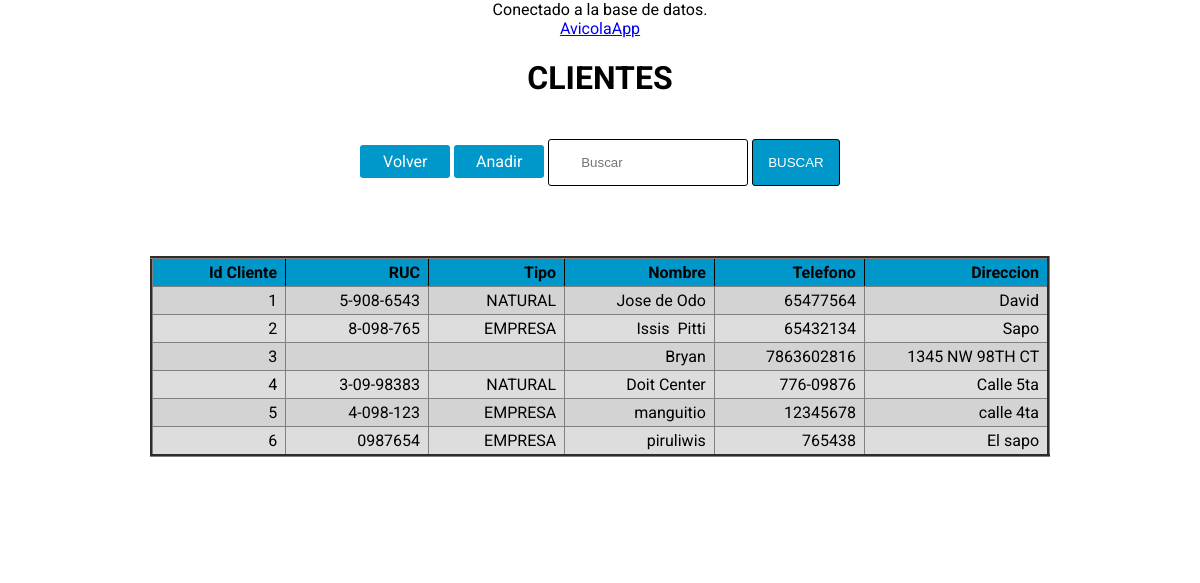
/clientes/buscar.php, run on the app's committed database.
### tables this page shows
CREATE TABLE `clientes` (
  `id_cliente` int NOT NULL AUTO_INCREMENT,
  `ruc` varchar(45) NOT NULL,
  `tipo` varchar(45) NOT NULL,
  `nombre` varchar(45) NOT NULL,
  `tel` varchar(45) NOT NULL,
  `direccion` varchar(70) NOT NULL,
  PRIMARY KEY (`id_cliente`)
);

### clientes/buscar.php (the view, shortened to what this page needs)
<?php
    require 'database.php';
    $buscar=$_POST['buscar'];
?>
<htmnl>
    <header>
     <a href="/log/inicio.php";>AvicolaApp</a>
    </header>
    <h1>CLIENTES</h1>
<head>
</head>
    <class id="va">
        <a  href="../index.php">Volver</a>
        <a  href="add.php">Anadir</a>
    </class>
    <form id="as" action="buscar.php" method="POST">
        <input type="text" placeholder="Buscar" name="buscar" >
        <input  type="submit" value="BUSCAR" id="buscar">
        <link rel="stylesheet" href="style/style.css" >
    </form>
    <div id="tabla">
        <table border="3" id="customers">
        <tr>
            <thead>
                <th> Id Cliente </th>
                <th> RUC </th>
                <th> Tipo </th>
                <th> Nombre </th>
                <th> Telefono </th>
                <th> Direccion </th>
            </thead>
        </tr>
            <?php
             $sql="SELECT * FROM clientes WHERE id_cliente LIKE '%$buscar%' or ruc  LIKE '%$buscar%' or tipo LIKE '%$buscar%' OR nombre LIKE '%$buscar%' OR tel LIKE '%$buscar%' OR direccion LIKE '%$buscar%' ";
             $result =mysqli_query($conn,$sql );
             while($mostrar= mysqli_fetch_array($result)) {
            ?>
            <tr>
            <td> <?php echo $mostrar ['id_cliente'] ?> </td>
            <td> <?php echo $mostrar ['ruc'] ?> </td>
            <td> <?php echo $mostrar ['tipo'] ?> </td>
            <td> <?php echo $mostrar ['nombre'] ?> </td>
            <td> <?php echo $mostrar ['tel'] ?> </td>
            <td> <?php echo $mostrar ['direccion'] ?> </td>
            </tr>
            <?php
             }
            ?>
            <link rel="stylesheet" href="style/style.css" >
        </table>
    </div>
</htmnl>

### clientes/style/style.css (style rules this page uses)
input[type="submit"] { color: #fff; background: #0098cb; cursor: pointer; text-align: center; }
input[type="text"] { padding: 15px 32px;; display: inline-block; width: 200px; margin: 10px auto; border: 0; border-radius: 3px; border: black 1px solid; }
#tabla { margin: 50px auto; background-color: #fff; text-align: right; overflow-y:scroll; height: 300px; width: 900px; }
#tabla td { width: 10; height: 10; border-collapse: collapse; text-align: right; }
#tabla table { width:698x; background-color:lightgray; text-align: right; border-collapse: collapse; }
#tabla th { position: sticky; background-color: #0098cb; border-color: #000000 ; top: 0px; text-align: right; border-collapse: collapse; }
#tabla th, td { border: solid 1x; padding: 4px; width: 300px; padding: 4px; white-space: pre; border-collapse: collapse; }
#tabla thead { background-color:#0098cb ; }
#tabla tr:nth-child(even) { background-color: #ddd; }
#va a { padding: 7px 20px; display: inline-block; color: #fff; background: #0098cb; width: 50px; margin: 8px auto; border-radius: 3px; cursor: pointer; text-align: center; text-decoration: none; }
#as input[type="text"] { padding: 15px 32px;; display: inline-block; width: 200px; margin: 10px auto; border: 0; border-radius: 3px; border: black 1px solid; }
#as input[type="submit"] { outline: none; padding: 15px; width: 150x; border-radius: 3px; border: 1px solid rgb(0, 0, 0); margin: 20px auto; }
#tabla1 th, td { border: solid 1x; padding: 4px; width: 300px; padding: 4px; white-space: pre; border-collapse: collapse; }
#editar select, form { display: inline; }
input[type="text"], select { outline: none; padding: 20px; display: block; width: 300px; border-radius: 3px; border: 1px solid rgb(0, 0, 0); margin: 20px auto; }
#botones form, input[type="submit"] { color: #fff; padding: 20px; background: #0098cb; cursor: pointer; text-align: center; }

### data on the page
clientes: id_cliente "1", ruc "5-908-6543", tipo "NATURAL", nombre "Jose de Odo", tel "65477564", direccion "David"
clientes: id_cliente "2", ruc "8-098-765", tipo "EMPRESA", nombre "Issis Pitti", tel "65432134", direccion "Sapo"
clientes: id_cliente "3", nombre "Bryan", tel "7863602816", direccion "1345 NW 98TH CT"
clientes: id_cliente "4", ruc "3-09-98383", tipo "NATURAL", nombre "Doit Center", tel "776-09876", direccion "Calle 5ta"
clientes: id_cliente "5", ruc "4-098-123", tipo "EMPRESA", nombre "manguitio", tel "12345678", direccion "calle 4ta"
clientes: id_cliente "6", ruc "0987654", tipo "EMPRESA", nombre "piruliwis", tel "765438", direccion "El sapo"
